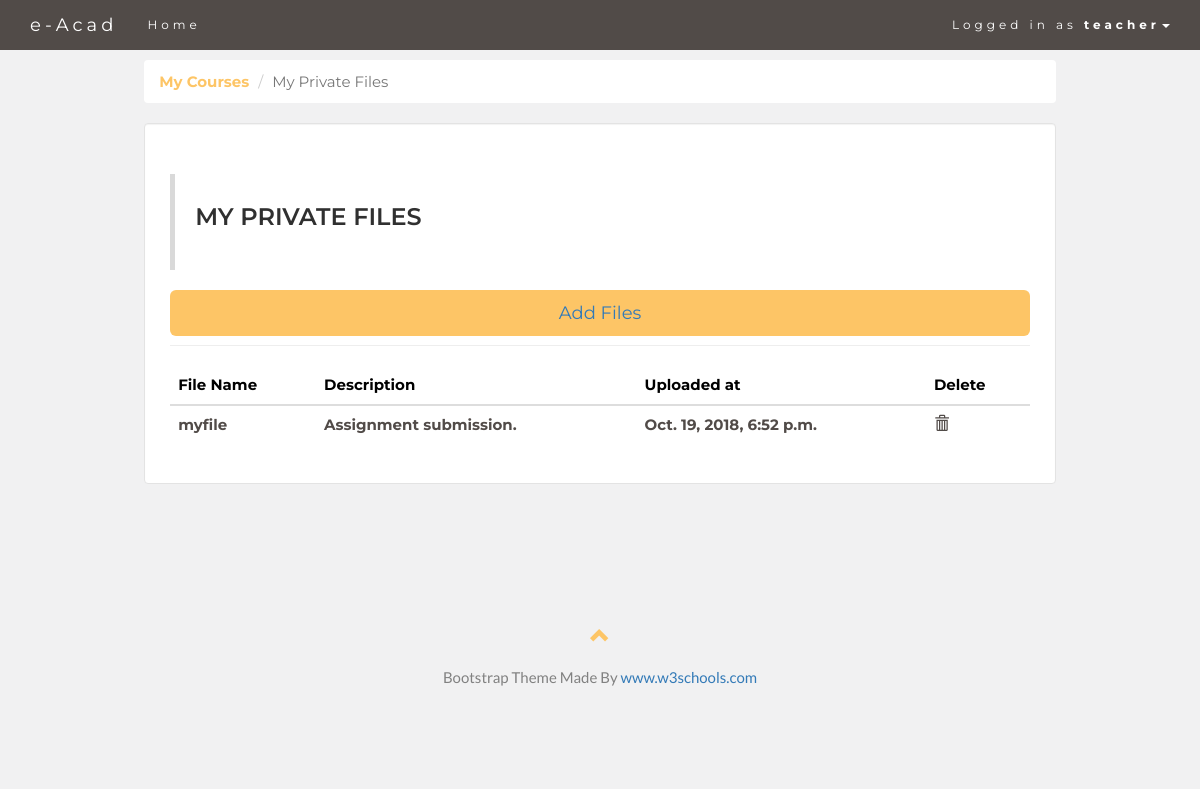
Page /teachers/My_PrivateFiles/ (signed in) on the committed database.
### classroom/models.py (models this page shows, shortened)
class User(AbstractUser):
    is_student = models.BooleanField(default=False)
    is_teacher = models.BooleanField(default=False)
    is_ta = models.BooleanField(default=False)
    semester = models.IntegerField(default=0)
    RollNo = models.CharField(max_length=100, default='')
    vote = models.BooleanField(default=False)

class File(models.Model):
    owner = models.ForeignKey(User, on_delete=models.CASCADE, related_name='file')
    file_name = models.CharField(max_length=500, default='')
    desc = models.CharField(max_length=10000,default='')
    file_upload = models.FileField(upload_to='private_files/')
    uploaded_at = models.DateTimeField(default=timezone.now)

### classroom/views/teachers.py (the view)
# urls.py: path('teachers/My_PrivateFiles/', teachers.myprivate, name='my_private'),
@login_required
@teacher_required
def myprivate(request):
    files = File.objects.all().filter(owner=request.user)
    return render(request,'classroom/teachers/private_files.html',{'files':files })

### classroom/templates/classroom/teachers/private_files.html (shortened to what this page needs)
{% extends 'base.html' %}
{% load crispy_forms_tags %}
{% block content %}
       <nav aria-label="breadcrumb">
        <ol class="breadcrumb">
            <li class="breadcrumb-item"><a href="{% url 'course_add' %}" class="yellow"> My Courses</a></li>
             <li class="breadcrumb-item active" aria-current="page">My Private Files</li>
        </ol>
    </nav>
    <div class="well">
      <div class="page-header">
         <blockquote>
           <h2>My Private Files</h2>
         </blockquote>
          <a href="{% url 'add_my_private' %}"class="btn btn-button btn-block btn-lg" role="button">Add Files</a>
    </div>
        <div class="table-responsive">
          <table class="table table-hover">
            <thead>
                <tr style="color: black;">
                    <th>File Name</th>
                    <th>Description</th>
                    <th>Uploaded at</th>
                    <th>Delete</th>
                </tr>
            </thead>
            <tbody>
              {% for course in files %}
                <tr>
                    <td class="align-middle"> <a href="{{ course.file_upload.url }}" class="colour">{{ course.file_name }}</a></td>
                    <td class="align-middle" ><a class="colour">{{ course.desc }}</a></a></td>
                    <td class="align-middle" ><a class="colour">{{ course.uploaded_at }}</a></td>
                    <td class="align-middle"> <a href="{% url 'file_delete' course.pk %}" class="colour"><span class="glyphicon glyphicon-trash"></span></a></td>
                </tr>
                {% empty %}
                <tr>
                    <td class="bg-light text-center font-italic" colspan="5">You haven't added any files yet, go ahead and add <a href="{% url 'add_my_private' %}" class="colour"> FILES</a>.</td>
                </tr>
                {% endfor %}
            </tbody>
          </table>
      </div>
    </div>
{% endblock %}

### templates/base.html (shortened to what this page needs)
{% load static %}
<!DOCTYPE html>
<html lang="en">
<head>
  <link rel="stylesheet" href="https://maxcdn.bootstrapcdn.com/bootstrap/3.3.7/css/bootstrap.min.css">
</head>
<body id="myPage" data-spy="scroll" data-target=".navbar" data-offset="60">
<nav class="navbar navbar-default navbar-fixed-top">
  <div class="container">
    <div class="navbar-header">
      <a class="navbar-brand" href="#myPage">e-Acad</a>
    </div>
    <div class="collapse navbar-collapse" id="myNavbar">
      <ul class="nav navbar-nav ">
        <li><a href="{% url 'home' %}">Home</a></li>
      </ul>
      <ul class="nav navbar-nav navbar-right">
        {% if user.is_authenticated %}
        <li class="dropdown" >
        <a class="dropdown-toggle"  style="background-color: #514b48;" data-toggle="dropdown"  href="#">Logged in as <strong>{{ user.username }}</strong><span class="caret"></span></a>
        </li>
         {% endif %}
      </ul>
    </div>
  </div>
</nav>
<div class="container-fluid">
<div class="row">
  <div class="col-sm-1">
  </div>
  <div class="col-sm-10">
  {% block content %}
{% endblock %}
  </div>
  <div class="col-sm-1">
  </div>
</div>
</div>
<footer class="container-fluid text-center">
  <a href="#myPage" title="To Top">
    <span class="glyphicon glyphicon-chevron-up"></span>
  </a>
  <p>Bootstrap Theme Made By <a href="https://www.w3schools.com" title="Visit w3schools">www.w3schools.com</a></p>
</footer>
</body>
</html>

### templates/base.html (style rules this page uses)
body { font: 400 15px Lato, sans-serif; line-height: 1.8; color: #818181; background-color: #F1F1F2; }
h2 { font-size: 24px; text-transform: uppercase; color: #303030; font-weight: 600; margin-bottom: 30px; }
ol.breadcrumb { background-color: #fff; font-family: Montserrat, sans-serif; }
.well { background-color: white; padding: 10px 25px 20px 25px; font-family: Montserrat, sans-serif; }
.btn-button { background-color: #FDC566; }
a.colour { color: #514b48; font-weight: bold; }
a.yellow { color:#FDC566; font-weight: bold; }
.container-fluid { padding: 60px 50px; }
.navbar { margin-bottom: 0; background-color: #514b48; z-index: 9999; border: 0; font-size: 12px !important; line-height: 1.42857143 !important; letter-spacing: 4px; border-radius: 0; font-family: Montserrat, sans-serif; }
.navbar li a, .navbar .navbar-brand { color: #fff !important; }
footer .glyphicon { font-size: 20px; margin-bottom: 20px; color: #FDC566; }

### rows in the picture
User: username "teacher"
File: file_name "myfile", desc "Assignment submission.", uploaded_at "Oct. 19, 2018, 6:52 p.m."
